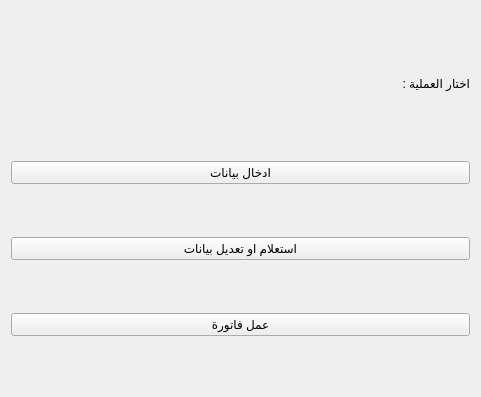
<?xml version="1.0" encoding="UTF-8"?>
<ui version="4.0">
 <class>MainForm</class>
 <widget class="QWidget" name="MainForm">
  <property name="geometry">
   <rect>
    <x>0</x>
    <y>0</y>
    <width>481</width>
    <height>397</height>
   </rect>
  </property>
  <property name="windowTitle">
   <string>الصفحة الرئيسية</string>
  </property>
  <layout class="QVBoxLayout" name="verticalLayout">
   <item>
    <widget class="QLabel" name="label">
     <property name="sizePolicy">
      <sizepolicy hsizetype="Minimum" vsizetype="Preferred">
       <horstretch>0</horstretch>
       <verstretch>0</verstretch>
      </sizepolicy>
     </property>
     <property name="maximumSize">
      <size>
       <width>16777215</width>
       <height>50</height>
      </size>
     </property>
     <property name="styleSheet">
      <string notr="true">font: 75 20pt &quot;MS Shell Dlg 2&quot;;</string>
     </property>
     <property name="text">
      <string>اختار العملية :</string>
     </property>
    </widget>
   </item>
   <item>
    <widget class="QPushButton" name="dataEntryButton">
     <property name="text">
      <string>ادخال بيانات</string>
     </property>
    </widget>
   </item>
   <item>
    <widget class="QPushButton" name="inqueryButton">
     <property name="text">
      <string>استعلام او تعديل بيانات</string>
     </property>
    </widget>
   </item>
   <item>
    <widget class="QPushButton" name="billButton">
     <property name="text">
      <string>عمل فاتورة</string>
     </property>
    </widget>
   </item>
  </layout>
  <action name="actionDataEntry">
   <property name="text">
    <string>dataEntry</string>
   </property>
  </action>
  <action name="actionCreateBill">
   <property name="text">
    <string>createBill</string>
   </property>
  </action>
  <action name="actionInqueryAndEdit">
   <property name="text">
    <string>inqueryAndEdit</string>
   </property>
  </action>
 </widget>
 <resources/>
 <connections>
  <connection>
   <sender>dataEntryButton</sender>
   <signal>clicked()</signal>
   <receiver>actionDataEntry</receiver>
   <slot>trigger()</slot>
   <hints>
    <hint type="sourcelabel">
     <x>240</x>
     <y>172</y>
    </hint>
    <hint type="destinationlabel">
     <x>-1</x>
     <y>-1</y>
    </hint>
   </hints>
  </connection>
  <connection>
   <sender>billButton</sender>
   <signal>clicked()</signal>
   <receiver>actionCreateBill</receiver>
   <slot>trigger()</slot>
   <hints>
    <hint type="sourcelabel">
     <x>240</x>
     <y>326</y>
    </hint>
    <hint type="destinationlabel">
     <x>-1</x>
     <y>-1</y>
    </hint>
   </hints>
  </connection>
  <connection>
   <sender>inqueryButton</sender>
   <signal>clicked()</signal>
   <receiver>actionInqueryAndEdit</receiver>
   <slot>trigger()</slot>
   <hints>
    <hint type="sourcelabel">
     <x>240</x>
     <y>249</y>
    </hint>
    <hint type="destinationlabel">
     <x>-1</x>
     <y>-1</y>
    </hint>
   </hints>
  </connection>
 </connections>
</ui>
